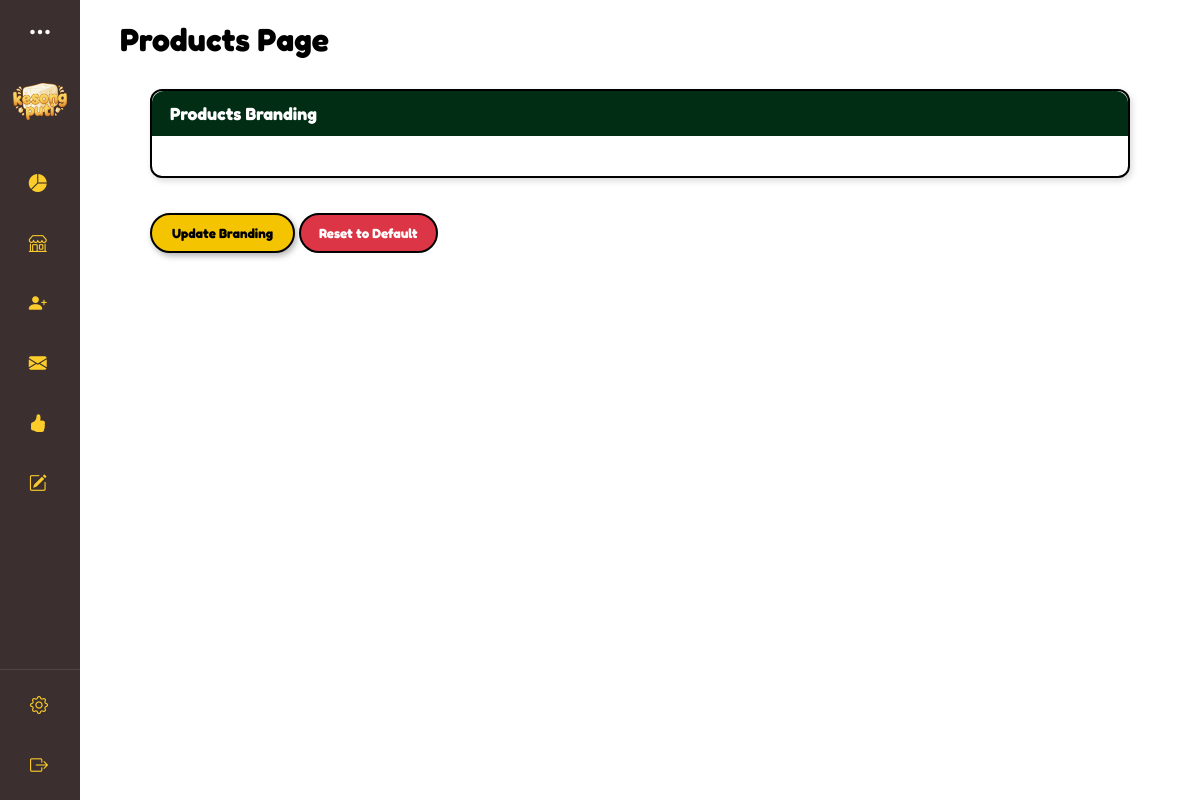
The page /interfaces/superadmin/products-cms.php (signed in) on the database as committed earlier.
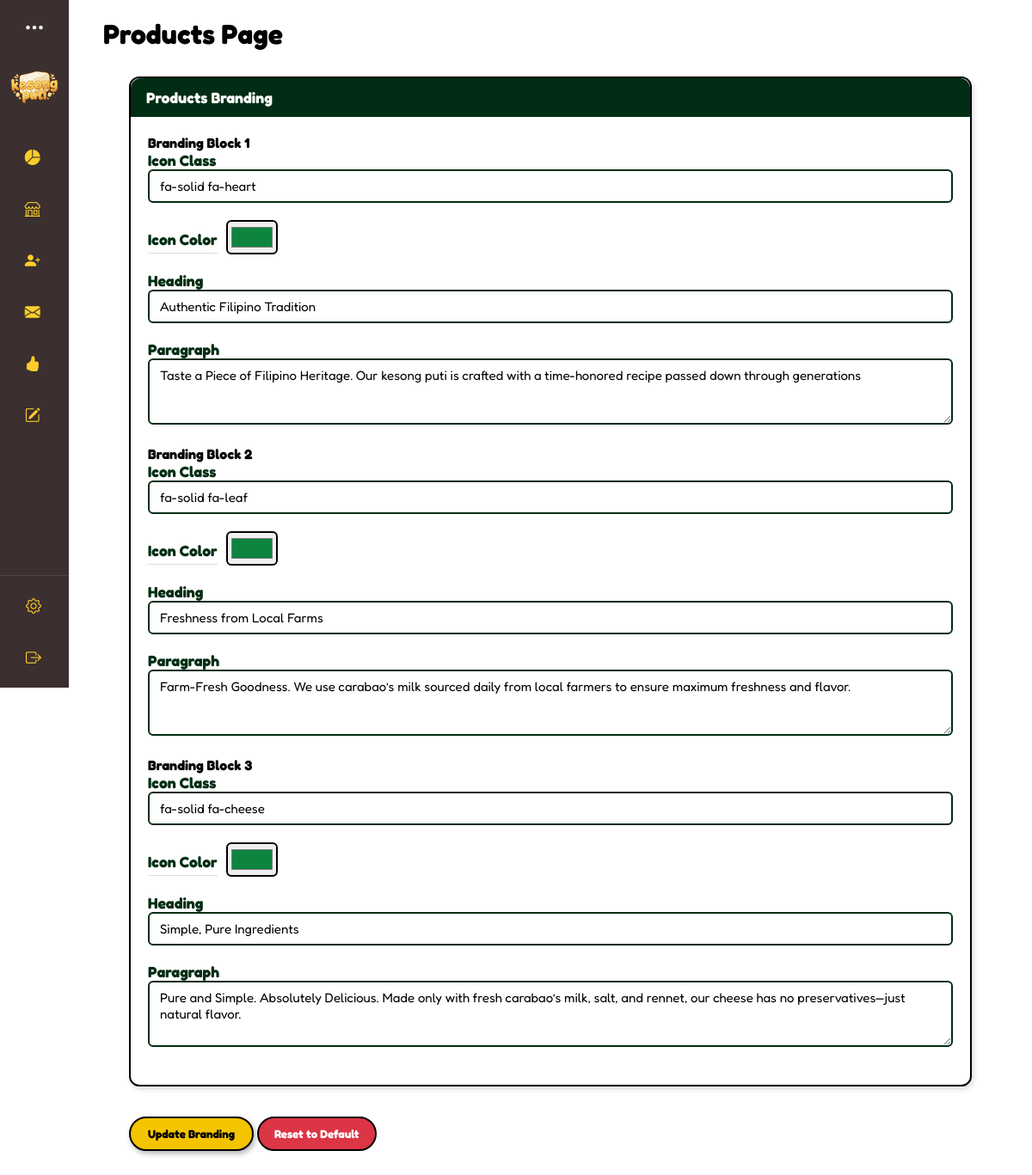
The same page on the database as committed later.
### tables this page shows
CREATE TABLE `branding_sections_products` (
  `id` int(11) NOT NULL,
  `icon_class` varchar(100) NOT NULL,
  `icon_color` varchar(20) DEFAULT '#000000',
  `heading` varchar(255) NOT NULL,
  `paragraph` text NOT NULL,
  `position` int(11) NOT NULL
);

### interfaces/superadmin/products-cms.php (the view, shortened to what this page needs)
<?php
require '../../connection.php';
include ('../../includes/superadmin-dashboard.php');
?>
<!DOCTYPE html>
<html lang="en">
<head>
<link rel="stylesheet" href="https://cdn.jsdelivr.net/npm/bootstrap-icons/font/bootstrap-icons.css">
<link rel="stylesheet" href="../../css/admin.css"/>
</head>
<body>
<div class="products-cms-container" id="products-cms-content">
<h1>Products Page</h1>
<form method="POST" class="products-cms-form">
        <div class="settings-card products-cms">
            <div class="products-header">Products Branding</div>
            <div class="section-content">
    <?php
    $result = mysqli_query($connection, "SELECT * FROM branding_sections_products ORDER BY position ASC");
    while($row = mysqli_fetch_assoc($result)): ?>
      <div class="col-lg-4 mb-3 border p-3">
        <h4>Branding Block <?= $row['position'] ?></h4>
        <label>Icon Class</label>
        <input type="text" name="branding[<?= $row['id'] ?>][icon_class]"
               value="<?= htmlspecialchars($row['icon_class']) ?>" class="form-control">
<div class="color-picker-group">
  <label>Icon Color</label>
  <input type="color"
         name="branding[<?= $row['id'] ?>][icon_color]"
         value="<?= htmlspecialchars($row['icon_color']) ?>"
         class="form-control-color">
</div>
        <label>Heading</label>
        <input type="text" name="branding[<?= $row['id'] ?>][heading]"
               value="<?= htmlspecialchars($row['heading']) ?>" class="form-control">
        <label>Paragraph</label>
        <textarea name="branding[<?= $row['id'] ?>][paragraph]"
                  class="form-control" rows="3"><?= htmlspecialchars($row['paragraph']) ?></textarea>
      </div>
    <?php endwhile; ?>
  </div>
  </div>
  <button type="submit" name="update_branding" class="update_products_btn">Update Branding</button>
<button type="submit" name="reset_branding" class="reset_products_btn">Reset to Default</button>
</form>
</div>
</body>
</html>

### includes/superadmin-dashboard.php (shortened to what this page needs)
<!DOCTYPE html>
<html lang="en">
  <head>
    <link rel="stylesheet" href="../css/admin.css" />
  </head>
  <body>
    <div class="sidebar">
      <div class="header">
        <i class="bi bi-three-dots" id="btn"></i>
      </div>
    <div class="user">
      <img src="../../assets/logo.png" alt="admin" class="profile-img" />
      <div>
      </div>
    </div>
      <div class="sidebar-middle">
        <ul>
          <li class="nav-tab dashboard-tab">
            <a href="#" class="main-tab" id="dashboard-link">
              <i class="bi bi-pie-chart-fill"></i>
            </a>
          </li>
          <li class="nav-tab shop-tab">
            <a href="#" class="main-tab" id="shop-link">
              <i class="bi bi-shop"></i>
            </a>
          </li>
          <li>
            <a
              href="../superadmin/create-admin.php"
              class="main-tab single-tab"
              data-content="create-admin-content"
            >
              <i class="bi bi-person-plus-fill"></i>
            </a>
          </li>
          <li>
            <a
              href="../superadmin/inbox.php"
              class="main-tab single-tab"
              data-content="inbox-content"
            >
              <i class="bi bi-envelope-fill"></i>
            </a>
          </li>
          <li>
            <a
              href="../superadmin/feedbacks.php"
              class="main-tab single-tab"
              data-content="feedback-content"
            >
              <i class="bi bi-hand-thumbs-up-fill"></i>
            </a>
          </li>
          <li class="nav-tab cms-tab">
            <a href="#" class="main-tab" id="cms-link">
              <i class="bi bi-pencil-square"></i>
            </a>
          </li>
        </ul>
      </div>
      <div class="sidebar-bottom">
        <ul>
          <li>
            <a
              href="../superadmin/settings.php"
              class="main-tab single-tab"
              data-content="account-settings-content"
            >
              <i class="bi bi-gear"></i>
            </a>
          </li>
          <li>
            <a href="../../login.php" id="logout-button">
              <i class="bi bi-box-arrow-right"></i>
            </a>
          </li>
        </ul>
      </div>
    </div>
  </body>
</html>

### css/admin.css (style rules this page uses)
* { box-sizing: border-box; margin: 0; padding: 0; font-family: 'Fredoka', sans-serif; }
body { display: flex; align-items: start; justify-content: flex-start; margin: 0; padding: 0; }
.profile-img { width: 54px; }
.sidebar { position: sticky; top: 0; left: 0; min-height: 100vh; width: 80px; background-color: var(--bg-cocoa); padding: 0.4rem 0.8rem; transition: all 0.5s ease; }
.sidebar #btn { position: absolute; color: var(--white); top: 1.1rem; left: 50%; font-size: 1.5rem; transform: translateX(-50%); cursor: pointer; }
.user { display: flex; align-items: center; margin: 1rem 0; }
.sidebar ul li { position: relative; list-style: none; width: 100%; margin: 10px auto; line-height: 50px; font-size: 18px; }
.sidebar ul li a { color: var(--yellow); text-decoration: none; display: flex; align-items: center; border-radius: 20px; transition: all 0.3s ease; white-space: nowrap; overflow: hidden; }
.sidebar ul li a i { min-width: 50px; text-align: center; height: 50px; line-height: 50px; font-size: 18px; }
.nav-tab { display: flex; flex-direction: column; overflow: hidden; transition: all 0.3s ease; }
.sidebar-middle { overflow-y: auto; max-height: 70vh; transition: max-height 0.3s ease; }
.sidebar:not(.active) .sidebar-middle { overflow: hidden; }
.sidebar-bottom { position: absolute; bottom: 0; left: 0; width: 100%; border-top: 1px solid rgba(255, 255, 255, 0.1); }
.sidebar-bottom ul { list-style: none; padding: 0; margin: 0; }
.sidebar-bottom li a { display: flex; align-items: center; height: 50px; padding: 0 14px; color: white; transition: 0.3s ease; font-size: 18px; }
.settings-card.home h5, label { font-size: 1.1rem; font-weight: bold; color: #064420; margin: 5px 0 25px; border-bottom: 1px solid #ddd; padding-bottom: 5px; }
.section-content { padding: 20px; }
.settings-card.about h5, label { font-size: 1.1rem; font-weight: bold; color: #064420; margin: 5px 0 25px; border-bottom: 1px solid #ddd; padding-bottom: 5px; }
.products-cms-container { max-width: 100% !important; width: 95%; margin: 0 auto; padding: 20px 40px; }
.products-cms-form { width: 100%; margin: 0 auto; padding: 30px; }
.settings-card.products-cms { border: 2px solid #000; border-radius: 12px; background-color: #fff; margin: 0 auto 25px; box-shadow: 2px 3px 6px rgba(0,0,0,0.15); transition: 0.3s; width: 100%; }
.settings-card.products-cms .products-header { background-color: #002d13; color: #fff; font-weight: bold; font-size: 1.1rem; padding: 12px 18px; border-top-left-radius: 12px; border-top-right-radius: 12px; }
.settings-card.products-cms h2, .settings-card.products-cms label { font-size: 1.1rem; font-weight: bold; color: #002d13; margin: 5px 0 15px; border-bottom: 1px solid #ddd; padding-bottom: 5px; }
.settings-card.products-cms .form-select, .settings-card.products-cms .form-control, .settings-card.products-cms .form-control-color { border: 2px solid #002d13; border-radius: 6px; font-size: 15px; padding: 8px 12px; width: 100%; margin-bottom: 20px; }
.settings-card.products-cms .form-control-color { border: 2px solid #000; border-radius: 6px; height: 40px; width: 60px; padding: 2px; cursor: pointer; margin-bottom: 20px; display: inline-block; }
.color-picker-group { display: flex; align-items: center; gap: 10px; }
.update_products_btn { background-color: #f4c400; border: 2px solid #000; color: #000; font-weight: bold; padding: 10px 20px; border-radius: 25px; box-shadow: 2px 3px 6px rgba(0,0,0,0.3); transition: 0.3s; margin-top: 10px; }
.reset_products_btn { background: #dc3545; color: #fff; padding: 10px 18px; border: 2px solid #000; border-radius: 25px; cursor: pointer; font-weight: bold; transition: 0.3s; }

### css/colors.css (style rules this page uses)
:root { --bg-white: #FFFCF6; --bg-beige: #FFFBE6; --bg-cocoa: #3B2F2F; --bg-green: #347928; --bg-mint: #C0EBA6; --bg-yellow: #FCCD2A; --green: #347928; --black: #0D0E0E; --white: #FFFCF6; --yellow: #FCCD2A; --beige: #FFFBE6; --mint: #C0EBA6; --brown: #5E503F; --gray: #404040; --cocoa: #3B2F2F; --btn-yellow: #FCCD2A; --btn-green: #347928; --btn-red: #A7C957; }

Rows that differ between the two databases and show on the page:
added branding_sections_products: position "1", icon_class "fa-solid fa-heart", icon_color "#0d8540", heading "Authentic Filipino Tradition", id+paragraph "Taste a Piece of Filipino Heritage. Our kesong puti is crafted with a time-honored recipe passed down through generations"
added branding_sections_products: position "2", icon_class "fa-solid fa-leaf", icon_color "#0d8540", heading "Freshness from Local Farms", id+paragraph "Farm-Fresh Goodness. We use carabao’s milk sourced daily from local farmers to ensure maximum freshness and flavor."
added branding_sections_products: position "3", icon_class "fa-solid fa-cheese", icon_color "#0d8540", heading "Simple, Pure Ingredients", id+paragraph "Pure and Simple. Absolutely Delicious. Made only with fresh carabao’s milk, salt, and rennet, our cheese has no preservatives—just natural flavor."
